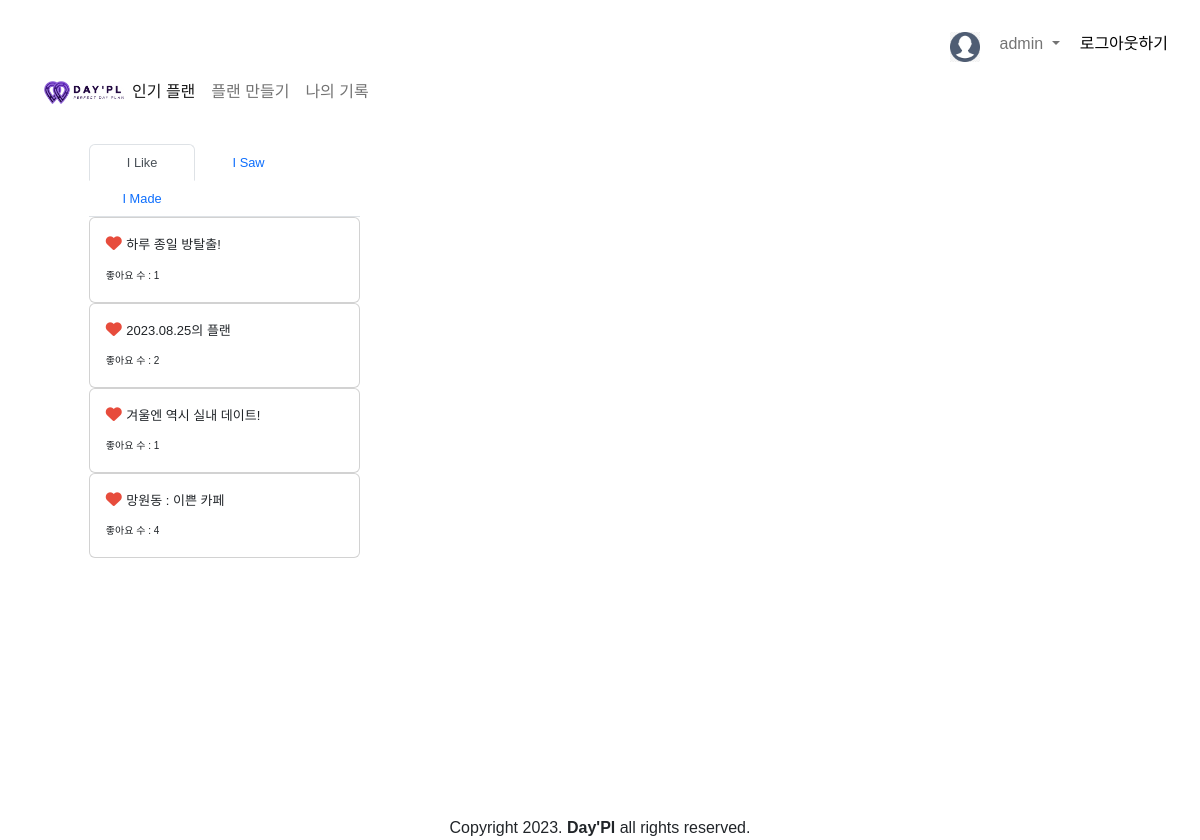
Screenshot of /saves/ (signed in) with the database file from the repository.
### common/models.py (models this page shows, shortened)
class Profile(models.Model):
    user       = models.OneToOneField(User, on_delete=models.CASCADE)
    uuid       = models.UUIDField(unique=True, default=uuid.uuid4)
    nickname   = models.CharField(max_length=64, blank=False)
    fullname   = models.CharField(max_length=64, blank=False)
    gender     = models.CharField(max_length=64, blank=False)
    birthdate  = models.DateField(max_length=64, blank=False)
    phone      = models.CharField(max_length=64, blank=False)
    mail       = models.CharField(max_length=64, blank=False)
    rq_terms   = models.BooleanField(default=0)
    op_terms   = models.BooleanField(default=0)
    image      = models.ImageField(upload_to='photos/', null=True, default='static/img/profile_img.png')
    sign_date  = models.DateTimeField(auto_now_add=True)

### Day_Pl/models.py (models this page shows, shortened)
class Plan(models.Model):
    uuid         = models.UUIDField(max_length=128, default=uuid.uuid4)
    created_at   = models.DateTimeField(auto_now_add=True)
    modified_at  = models.DateTimeField(null=True)
    user         = models.ForeignKey(User, on_delete=models.SET_NULL, null=True)
    title        = models.CharField(max_length=64, default=f'{created_at}의 플랜')
    hashtag_area = models.CharField(max_length=32, blank=True)
    hashtag_type = models.CharField(max_length=32, blank=True)
    hashtag_pick = models.CharField(max_length=32, blank=True)
    like_users   = models.ManyToManyField(User, related_name='like_plans')
    view_users   = models.ManyToManyField(User, related_name='view_plans', through='UserPlanView')
    memo         = models.TextField(blank=True, null=True)
    public       = models.BooleanField(null=False, default=True)
    removed_at   = models.DateTimeField(blank=True, null=True)
    total_time   = models.CharField(max_length=64, blank=True, null=True)

### Day_Pl/views/saves.py (the view)
# urls.py: path("", browse.index, name = 'browse'), #! 메인 페이지
def index(request):
    user = request.user
    like_plans = user.like_plans.all()
    view_plans = user.view_plans.all()
    my_plans   = Plan.objects.filter(user=user)
    like_plans_processed, view_plans_processed, my_plans_processed = [], [], []
    plans_places, check_planid = [], []
    for plan in like_plans:
        plan_dict = {
            'id' : plan.id,
            'uuid' : plan.uuid,
            'title' : plan.title,
            'like_count' : plan.like_users.count(),
            'public' : plan.public,
        }
        plan_places = PlanPlace.objects.filter(plan = plan).order_by('order')
        if plan.id not in check_planid:
            plans_places.append(plan_places)
            check_planid.append(plan.id)
        like_plans_processed.append(plan_dict)
    for plan in view_plans:
        plan_dict = {
            'id' : plan.id,
            'uuid' : plan.uuid,
            'title' : plan.title,
            'like_count' : plan.like_users.count(),
            'public' : plan.public,
        }
        plan_places = PlanPlace.objects.filter(plan = plan).order_by('order')
        if plan.id not in check_planid:
            plans_places.append(plan_places)
            check_planid.append(plan.id)
        if user.like_plans.filter(id=plan.id).exists():
            plan_dict['islike'] = True
        else:
            plan_dict['islike'] = False
        view_plans_processed.append(plan_dict)
    for plan in my_plans:
        plan_dict = {
            'id' : plan.id,
            'uuid' : plan.uuid,
            'title' : plan.title,
            'like_count' : plan.like_users.count(),
            'public' : plan.public,
        }
        plan_places = PlanPlace.objects.filter(plan = plan).order_by('order')
        if plan.id not in check_planid:
            plans_places.append(plan_places)
            check_planid.append(plan.id)
        if user.like_plans.filter(id=plan.id).exists():
            plan_dict['islike'] = True
        else:
            plan_dict['islike'] = False
        my_plans_processed.append(plan_dict)
    for plan_places in plans_places:
        for i in range(len(plan_places)-1):
            road_url = f"https://map.naver.com/p/directions/,,,{ plan_places[i].place.naver_place_id },PLACE_POI/,,,{ plan_places[i+1].place.naver_place_id },PLACE_POI/-/transit?c=13.00,0,0,0,dh"
            PlanPlace.objects.filter(id = plan_places[i].id).update(road_url=road_url)
    context = {
        'plans_places': plans_places,
        'like_plans_processed': like_plans_processed,
        'view_plans_processed': view_plans_processed,
        'my_plans_processed': my_plans_processed,
    }
    return render(request, 'saves.html', context=context)

### templates/saves.html (shortened to what this page needs)
{% extends 'layout.html' %}
{% load static %}
{% block contents %}
    <main>
        <div class="d-flex justify-content-between">
            <div style="width: 30rem;">
                {% include 'components/save_plan_container.html' %}
            </div>
            <div style="width: 30rem;">
            </div>
            <div style="margin-top: 2rem;">
                {% include 'components/naver_map_container.html' %}
            </div>
        </div>
    </main>
{% endblock %}

### templates/components/after_login.html (shortened to what this page needs)
{% load static %}
<div class="d-flex justify-content-end">
	<img class="mt-3" height="30px" width="30px" src="{% static 'IMG/profile_img.png' %}" alt="유저 프로필 IMG">
	<nav class="navbar navbar-expand-lg bg-body-tertiary">
		<div class="container-fluid">
			<div class="collapse navbar-collapse" id="navbarSupportedContent">
				<ul class="navbar-nav me-auto mb-2 mb-lg-0">
					<li class="nav-item dropdown">
						<a class="nav-link dropdown-toggle" href="#" role="button" data-bs-toggle="dropdown" aria-expanded="false">
							{{ user.profile.fullname }}
						</a>
					</li>
				</ul>
			</div>
		</div>
	</nav>
	<a class="mt-3" href="{% url 'common:logout' %}">로그아웃하기</a>
</div>

### templates/components/save_plan_container.html (shortened to what this page needs)
<div>
    <ul class="nav nav-tabs" id="myTab" role="tablist">
        <li class="nav-item" role="presentation">
            <button class="nav-link active" id="like-tab1" data-bs-toggle="tab" data-bs-target="#like-tab2" type="button" role="tab" aria-controls="like-tab" aria-selected="true" style="width: 6.66rem; font-size:0.8rem;">I Like</button>
        </li>
        <li class="nav-item" role="presentation" >
            <button class="nav-link" id="view-tab1" data-bs-toggle="tab" data-bs-target="#view-tab2" type="button" role="tab" aria-controls="view-tab" aria-selected="false" style="width: 6.66rem; font-size:0.8rem;">I Saw</button>
        </li>
        <li class="nav-item" role="presentation" >
            <button class="nav-link" id="my-tab1" data-bs-toggle="tab" data-bs-target="#my-tab2" type="button" role="tab" aria-controls="my-tab" aria-selected="false" style="width: 6.66rem; font-size:0.8rem;">I Made</button>
        </li>
    </ul>
    <div class="tab-content" id="myTabContent" style="height:30rem;">
        <div class="tab-pane fade show active" id="like-tab2" role="tabpanel" aria-labelledby="like-tab1" tabindex="0">
            {% for plan in like_plans_processed %}
                {% if plan.public %}
                    <div class="card">
                        <div class="card-body">
                            <h6 class="card-title">
                                <i class="fa-solid fa-heart" data-planType="like"></i>
                                <span class="planName" id="{{ plan.id }}">
                                    <font size=2>{{ plan.title }}</font>
                                </span>
                            </h6>
                            <p class="card-text">
                                <font size=1>
                                    좋아요 수 : {{ plan.like_count }}
                                </font>
                            </p>
                        </div>
                    </div>
                {% endif %}
            {% endfor %}
        </div>
    </div>
</div>

### static/CSS/style.css (style rules this page uses)
* { font-family: 'Noto Sans KR', sans-serif; box-sizing: border-box; }
body { font-size: 16px; }
main { width: 90%; margin: auto; }
a { text-decoration: none; color:black; }
button { background-color: transparent; outline: 0; border: 0; }
ul { list-style: none; padding: 0; }
.fa-heart { color: #E74C3C; }

### static/CSS/saves.css (style rules this page uses)
.tab-content { width: 100%; overflow-y: scroll; }

### rows the page displays
Plan: title "하루 종일 방탈출!"
Plan: title "2023.08.25의 플랜"
Plan: title "겨울엔 역시 실내 데이트!"
Plan: title "망원동 : 이쁜 카페"

### other values shown
{{ user.profile.fullname }} "admin"
{{ plan.like_count }} "1" "2" "1" "4"
